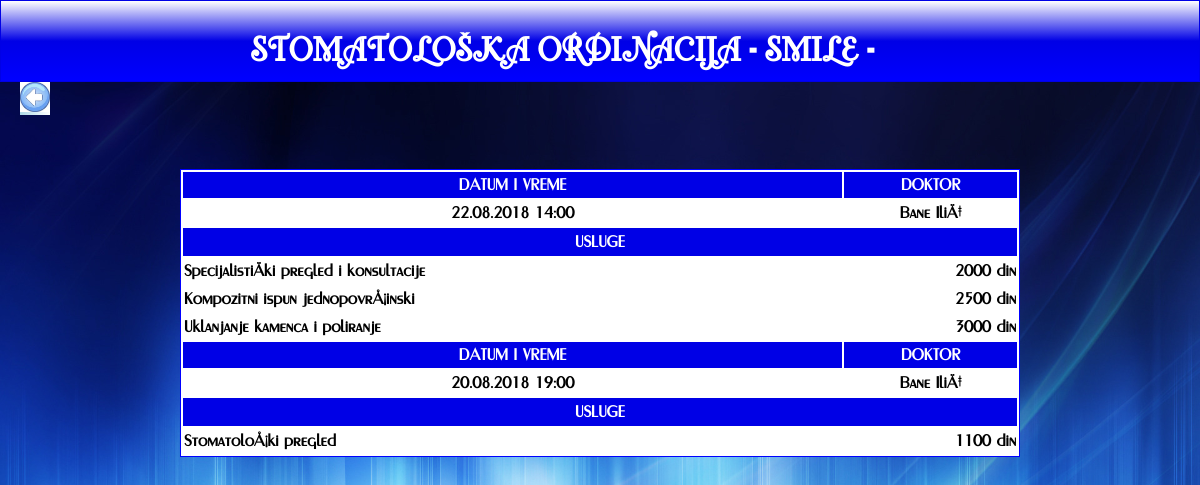
The page /zubarska_ordinacija/izvestaji/pregled_pacijent.php (signed in) on the database its author committed.
### tables this page shows
CREATE TABLE `zakazivanje_usluge` (
  `id_zakazivanje` int(10) UNSIGNED NOT NULL,
  `id_usluga` int(10) UNSIGNED NOT NULL
);

CREATE TABLE `zakazivanje` (
  `id` int(10) UNSIGNED NOT NULL,
  `id_korisnik` int(10) UNSIGNED NOT NULL,
  `vreme_start` datetime NOT NULL,
  `vreme_kraj` datetime NOT NULL,
  `doktor` varchar(40) NOT NULL
);

CREATE TABLE `korisnik` (
  `id` int(10) UNSIGNED NOT NULL,
  `ime_prezime` varchar(40) NOT NULL,
  `id_adresa` int(10) UNSIGNED NOT NULL,
  `br_tel` varchar(15) NOT NULL,
  `username` varchar(40) NOT NULL,
  `password` varchar(255) NOT NULL,
  `id_vrsta_kor` int(10) UNSIGNED NOT NULL
);

CREATE TABLE `usluga` (
  `id` int(10) UNSIGNED NOT NULL,
  `naziv` varchar(50) NOT NULL,
  `cena` int(11) NOT NULL COMMENT 'cena usluge',
  `vreme` int(11) NOT NULL COMMENT 'vreme trajanja usluge u minutima',
  `id_vrsta_usluge` int(10) UNSIGNED NOT NULL
);

### zubarska_ordinacija/izvestaji/pregled_pacijent.php (the view, shortened to what this page needs)
<?php
include_once "../inc/header.php";
require '../inc/konekcija.php';
?>
<a href="../pocetna.php" class="nazad"><img src="../img/back.jpg" width=30 height=30></a>
	</header>
	<main>
			<table class="izvestaj" align="center">
	<?php
			$sqlQuery = "SELECT P.*,Z.*, U.*, U.naziv as usluga, U.cena as cena, K.ime_prezime as ime, K.id_vrsta_kor
						FROM zakazivanje_usluge P
						LEFT JOIN zakazivanje Z ON P.id_zakazivanje=Z.id
						LEFT JOIN usluga U ON P.id_usluga=U.id
						LEFT JOIN korisnik K ON Z.doktor=K.id
						WHERE Z.id_korisnik=${_SESSION['id']} AND ${_SESSION['vrsta_korisnika']}=3 ";
			$res = mysqli_query($conn, $sqlQuery);
			$pomocna = 0;
			while($row = mysqli_fetch_assoc($res)){
			if(strtotime(date('Y-m-d H:i')) > strtotime($row['vreme_start'])){
				if($pomocna != $row['id_zakazivanje']){
	?>
					<tr class="vrsta" >
						<td>DATUM I VREME</td>
						<td>DOKTOR</td>
					</tr>
					<tr align="center">
						<td><?=date('d.m.Y H:i',strtotime($row['vreme_start']))?></td>
						<td><?=$row['ime']?></td>
					</tr>
					<tr>
						<td class="vrsta" colspan="4" >USLUGE</td>
					</tr>
	<?php
		}
	?>
					<tr>
						<td align="left"  ><?=$row['usluga']?></td>
						<td align="right"><?=$row['cena']?> din</td>
					</tr>
	<?php
					$pomocna = $row['id_zakazivanje'];
				}
			}
	?>
			</table>
		</main>
	</body>
	</html>

### zubarska_ordinacija/css/style.css (style rules this page uses)
body { font-family: FirstFont; font-size: 16px; line-height: 1.5; padding: 0; margin: 0; background-image: url(../img/background.jpg); background-size:cover; min-height:500px; }
a:link, a:visited { background: linear-gradient(to left,white ,lightblue ); color: red; font-weight:bold; text-decoration:none; }
.nazad { margin-left:20px; }
th,tr { background: white; }
.zakazivanje,.izvestaj { border:1px solid blue; margin:auto; background: white; width:70%; font-weight:bold; }
.izvestaj, .tabelaUnos { margin-top:50px; }
.vrsta { border:1px solid #0000e6; height:10px; background: #0000e6 ; text-align:center; color:white; }

### rows shown on the page
zakazivanje_usluge: id_zakazivanje.vreme_start "22.08.2018 14:00", korisnik.ime_prezime "Bane IliÄ‡", id_usluga.naziv "SpecijalistiÄki pregled i konsultacije", id_usluga.cena "2000"
zakazivanje_usluge: id_usluga.naziv "Kompozitni ispun jednopovrÅ¡inski", id_usluga.cena "2500"
zakazivanje_usluge: id_usluga.naziv "Uklanjanje kamenca i poliranje", id_usluga.cena "3000"
zakazivanje_usluge: id_zakazivanje.vreme_start "20.08.2018 19:00", korisnik.ime_prezime "Bane IliÄ‡", id_usluga.naziv "StomatoloÅ¡ki pregled", id_usluga.cena "1100"
